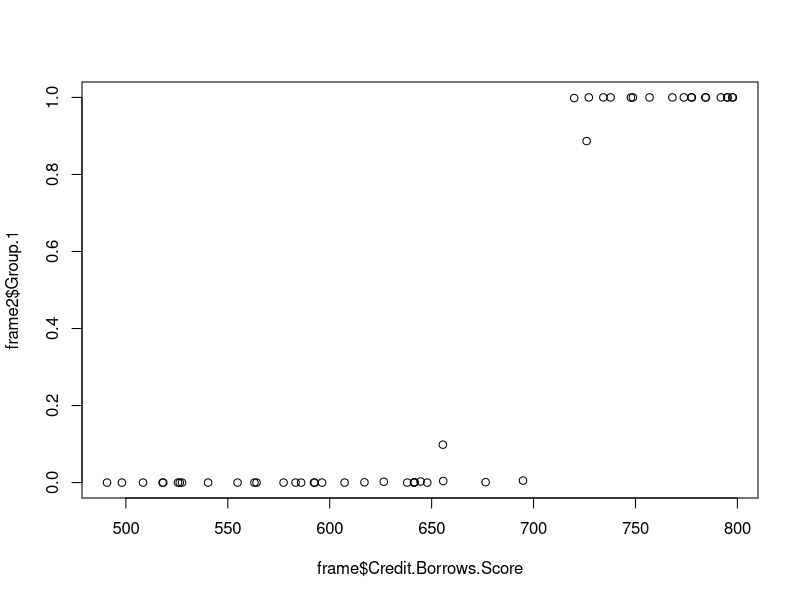
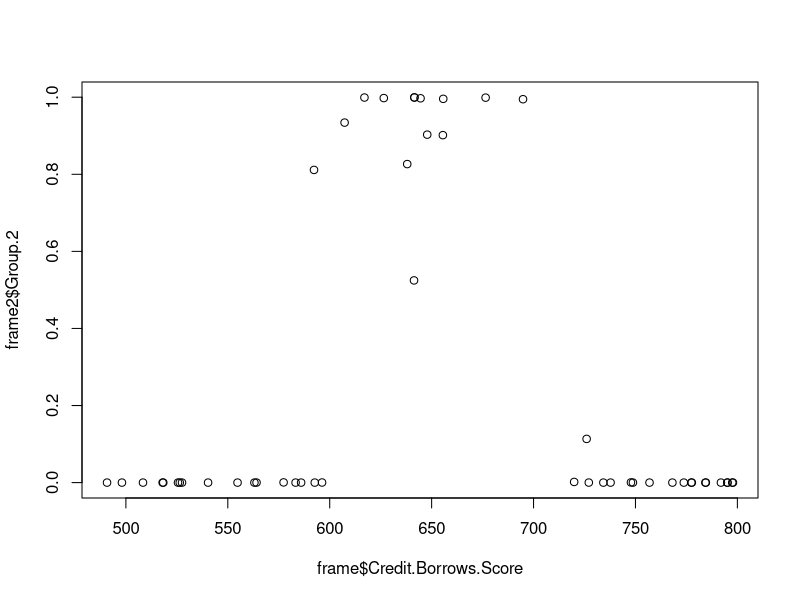
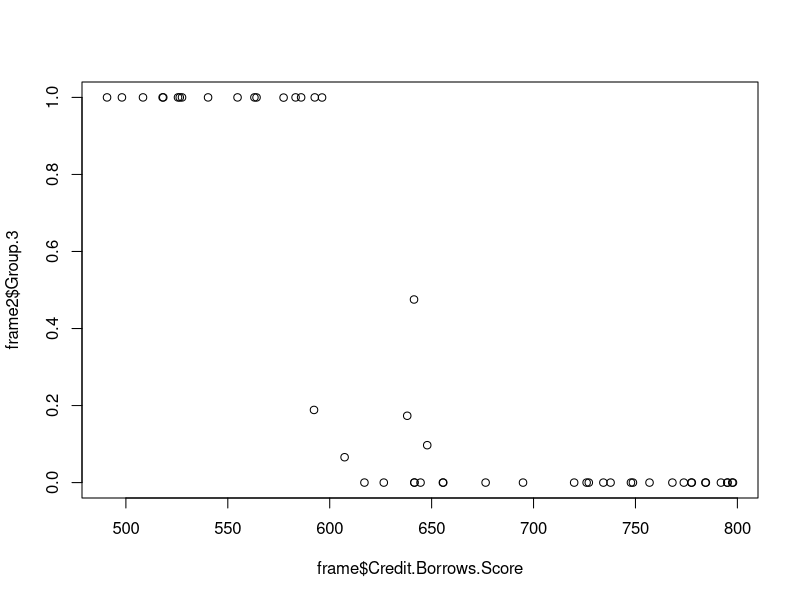
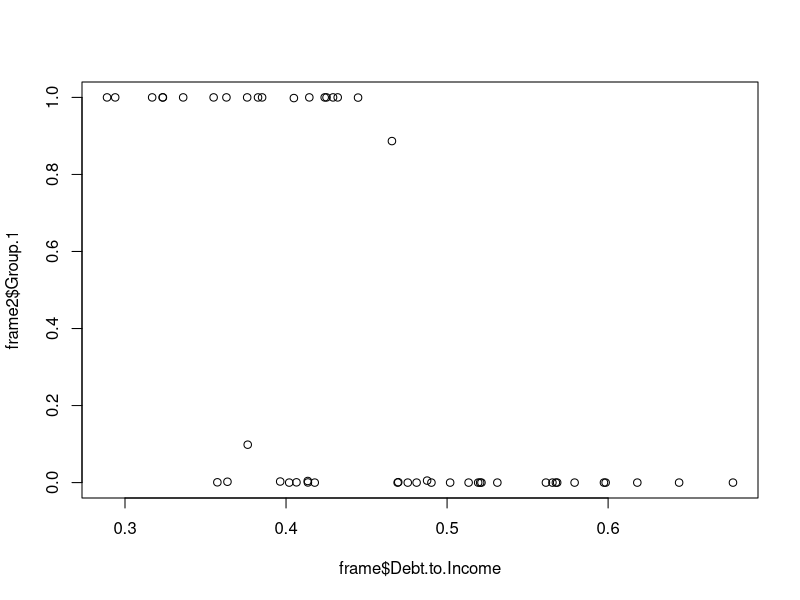
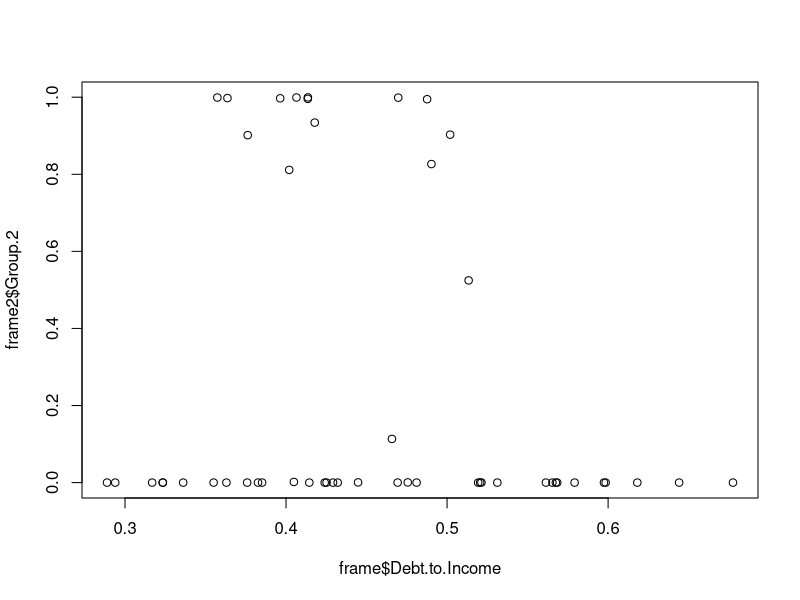
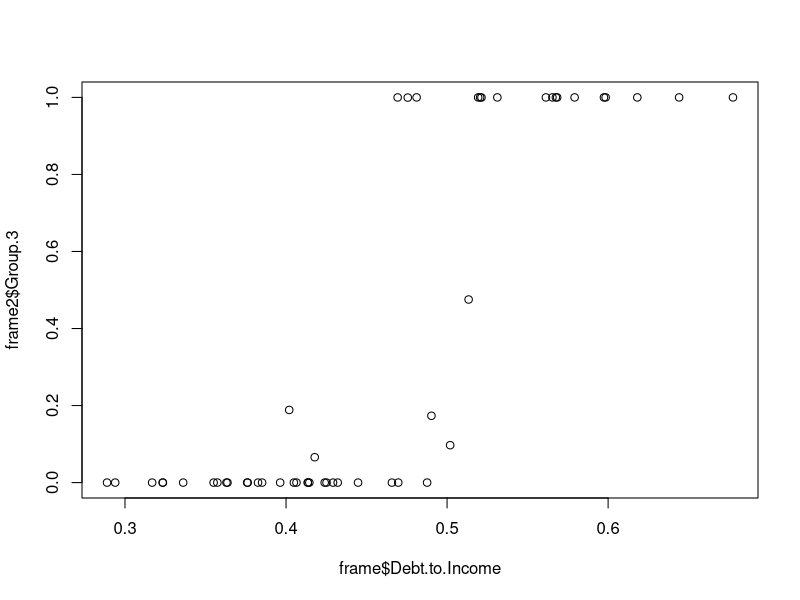

Source code (R) for these figures, in order:
#ordered logistic regression
library(rms)

frame<-read.csv("LoadData3Groups.csv")
head(frame)

ologit<-lrm(Group~Credit.Borrows.Score+Debt.to.Income, data=frame)
print(ologit)

#find the probability each observation belongs to each of the three groups
fitteddata<-predict(ologit,data=frame, type = "fitted.ind") # type = “fitted.ind” indicates that you 
#want the output of this function to tell you the probability of each individual being in a each group
print(fitteddata)
frame2 <- data.frame(fitteddata)

#Gain insight into the marginal impacts of each of the variables
plot(frame$Credit.Borrows.Score, frame2$Group.1)
plot(frame$Credit.Borrows.Score, frame2$Group.2)
plot(frame$Credit.Borrows.Score, frame2$Group.3)

plot(frame$Debt.to.Income, frame2$Group.1)
plot(frame$Debt.to.Income, frame2$Group.2)
plot(frame$Debt.to.Income, frame2$Group.3)

#predit for a new potential customer
mydata=c(660, 0.35)
fitted<-predict(ologit, newdata=mydata, type="fitted.ind")
print(fitted)
